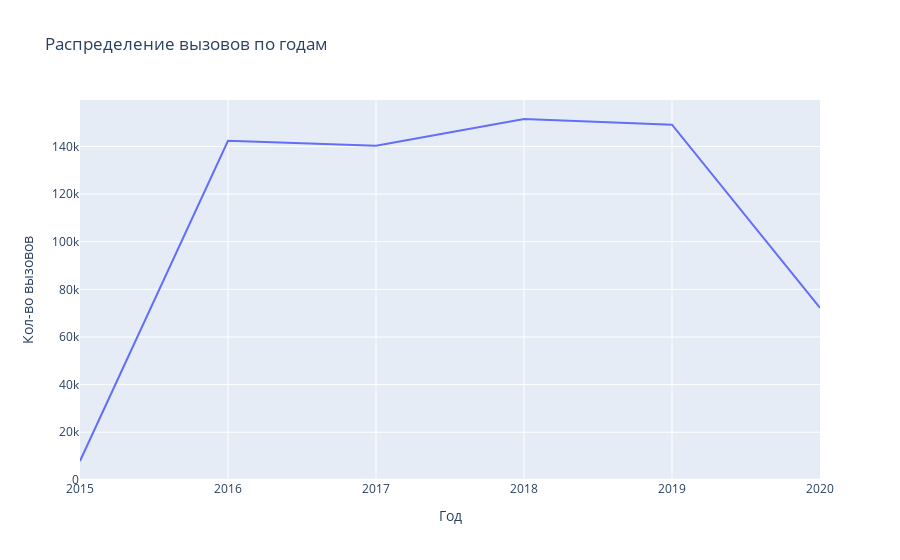

Source (notebook cell):
### Code cell
fig = px.line(year_df, x='Год', y='Кол-во вызовов', title='Распределение вызовов по годам')
fig.show()

### Figure 1 — Plotly figure (JSON) as saved in the notebook; plotly's stock layout.template omitted (floating-point values rounded to 4 significant figures)
{"data": [{"hovertemplate": "Год=%{x}<br>Кол-во вызовов=%{y}<extra></extra>", "legendgroup": "", "line": {"color": "#636efa", "dash": "solid"}, "mode": "lines", "name": "", "orientation": "v", "showlegend": false, "type": "scatter", "x": [2015, 2016, 2017, 2018, 2019, 2020], "xaxis": "x", "y": [7916, 142360, 140343, 151527, 149118, 72258], "yaxis": "y"}], "layout": {"legend": {"tracegroupgap": 0}, "title": {"text": "Распределение вызовов по годам"}, "xaxis": {"anchor": "y", "domain": [0, 1], "title": {"text": "Год"}}, "yaxis": {"anchor": "x", "domain": [0, 1], "title": {"text": "Кол-во вызовов"}}}}
